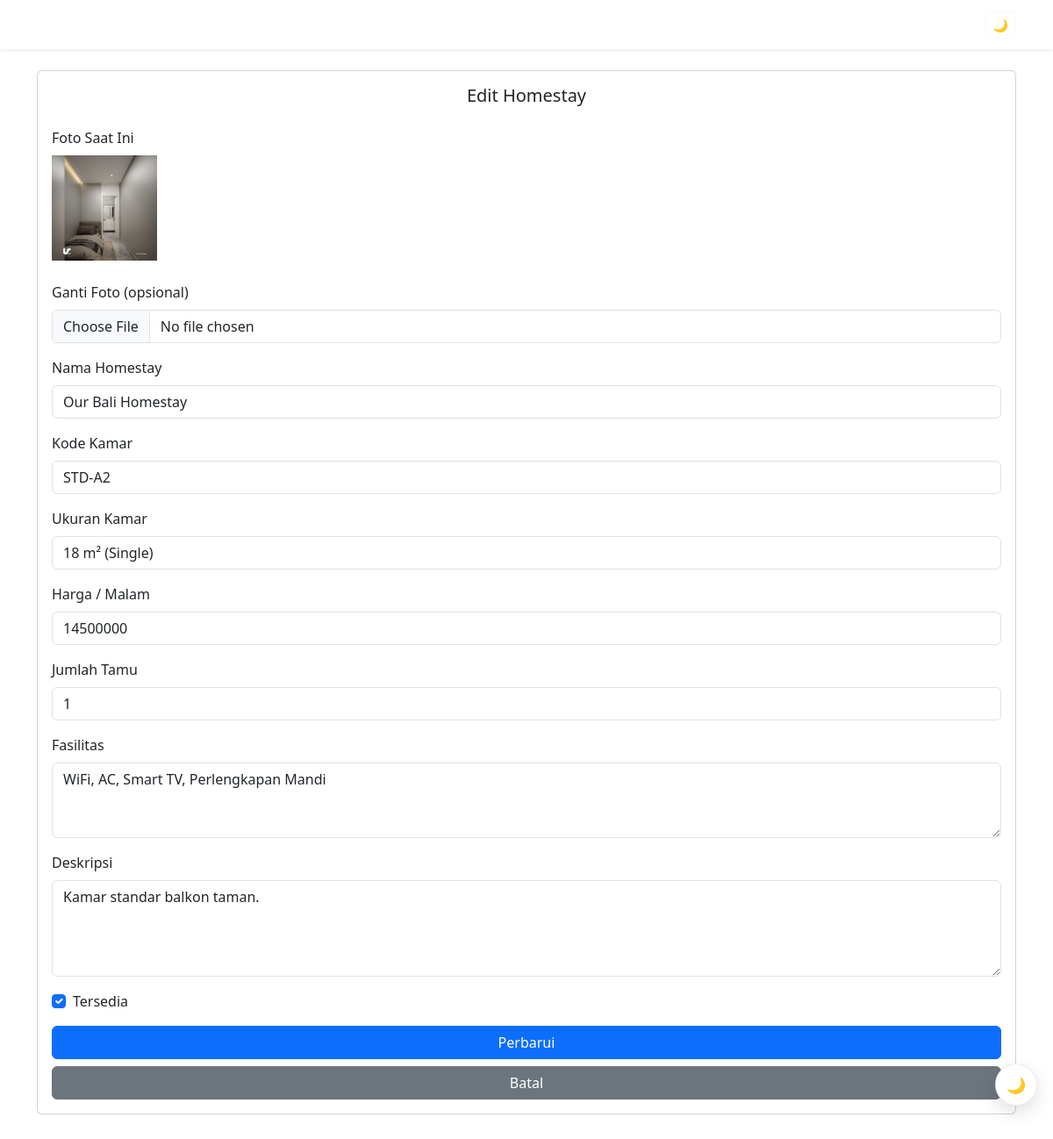
The page /edit/2 (signed in) on the database its author committed.
### tables this page shows
CREATE TABLE rooms (
            id INTEGER PRIMARY KEY AUTOINCREMENT,
            photo TEXT,
            code_room TEXT,
            name TEXT,
            description TEXT,
            room_size TEXT,
            price INTEGER,
            guests INTEGER,
            amenities TEXT,
            available INTEGER
        );

### app.py (the view, shortened to what this page needs)
@app.route("/edit/<int:id>", methods=["GET", "POST"])
@login_required
def edit(id):
    conn = get_db()
    room = conn.execute(
        "SELECT * FROM rooms WHERE id=?", (id,)
    ).fetchone()
    conn.close()
    return render_template("edit.html", room=room)

### app.py (called while the page is built)
def get_db():
    conn = sqlite3.connect(DB_PATH)
    conn.row_factory = sqlite3.Row
    return conn

def login_required(f):
    @wraps(f)
    def decorated(*args, **kwargs):
        if "user_id" not in session:
            return redirect(url_for("login"))
        return f(*args, **kwargs)
    return decorated

### templates/edit.html (shortened to what this page needs)
<!DOCTYPE html>
<html lang="en">
<head>
    <link href="https://cdn.jsdelivr.net/npm/bootstrap@5.3.0/dist/css/bootstrap.min.css" rel="stylesheet">
    <link rel="stylesheet" href="{{ url_for('static', filename='css/style.css') }}">
</head>
<body>
    <nav class="navbar navbar-dark p-2 shadow-sm">
        <div class="container d-flex justify-content-between">
            <a href="{{ url_for('admin_dashboard') }}" class="text-white">⬅</a>
            <span class="navbar-brand fw-bold">Edit Homestay</span>
            <button id="darkModeToggle" class="btn btn-outline-light btn-sm" onclick="toggleDarkMode()">🌙</button>
        </div>
    </nav>
    <div class="container mt-4">
        <div class="card">
            <div class="card-body">
                <h5 class="card-title text-center mb-4">Edit Homestay</h5>
                <form action="{{ url_for('edit', id=room.id) }}" method="POST" enctype="multipart/form-data">
                    <div class="mb-3">
                        <label class="form-label">Foto Saat Ini</label><br>
                        <img src="{{ url_for('static', filename='uploads/' ~ room.photo) }}" width="120" class="mb-2">
                    </div>
                    <div class="mb-3">
                        <label class="form-label">Ganti Foto (opsional)</label>
                        <input type="file" class="form-control" name="photo">
                    </div>
                    <div class="mb-3">
                        <label class="form-label">Nama Homestay</label>
                        <input type="text" class="form-control" name="name" value="{{ room.name }}" required>
                    </div>
                    <div class="mb-3">
                        <label class="form-label">Kode Kamar</label>
                        <input type="text" class="form-control" name="code_room" value="{{ room.code_room }}" required>
                    </div>
                    <div class="mb-3">
                        <label class="form-label">Ukuran Kamar</label>
                        <input type="text" class="form-control" name="room_size" value="{{ room.room_size }}" required>
                    </div>
                    <div class="mb-3">
                        <label class="form-label">Harga / Malam</label>
                        <input type="number" class="form-control" name="price" value="{{ room.price }}" required>
                    </div>
                    <div class="mb-3">
                        <label class="form-label">Jumlah Tamu</label>
                        <input type="number" class="form-control" name="guests" value="{{ room.guests }}" required>
                    </div>
                    <div class="mb-3">
                        <label class="form-label">Fasilitas</label>
                        <textarea name="amenities" class="form-control" rows="3">{{ room.amenities }}</textarea>
                    </div>
                    <div class="mb-3">
                        <label class="form-label">Deskripsi</label>
                        <textarea class="form-control" name="description" rows="4">{{ room.description }}</textarea>
                    </div>
                    <div class="mb-3 form-check">
                        <input type="checkbox" class="form-check-input" name="available" {% if room.available
                            %}checked{% endif %}>
                        <label class="form-check-label">Tersedia</label>
                    </div>
                    <button type="submit" class="btn btn-primary w-100">Perbarui</button>
                    <a href="{{ url_for('admin_dashboard') }}" class="btn btn-secondary w-100 mt-2">Batal</a>
                </form>
            </div>
        </div>
    </div>
    <button class="dark-toggle" data-dark-toggle onclick="toggleDarkMode()">🌙</button>
</body>
</html>

### static/css/style.css (style rules this page uses)
body { font-family: Segoe UI, sans-serif; transition: background 0.3s, color 0.3s; }
body { padding-bottom: 76px; }
.dark-toggle { position: fixed; right: 18px; bottom: 86px; z-index: 1050; width: 48px; height: 48px; border-radius: 50%; display: inline-flex; align-items: center; justify-content: center; font-size: 18px; background: #ffffff; color: #222; border: 1px solid rgba(0, 0, 0, 0.08); box-shadow: 0 8px 20px rgba(0, 0, 0, 0.12); cursor: pointer; }

### rows shown on the page
rooms: photo (picture), name "Our Bali Homestay", code_room "STD-A2", room_size "18 m² (Single)", price "14500000", guests "1", amenities "WiFi, AC, Smart TV, Perlengkapan Mandi", description "Kamar standar balkon taman.", available "☑"
